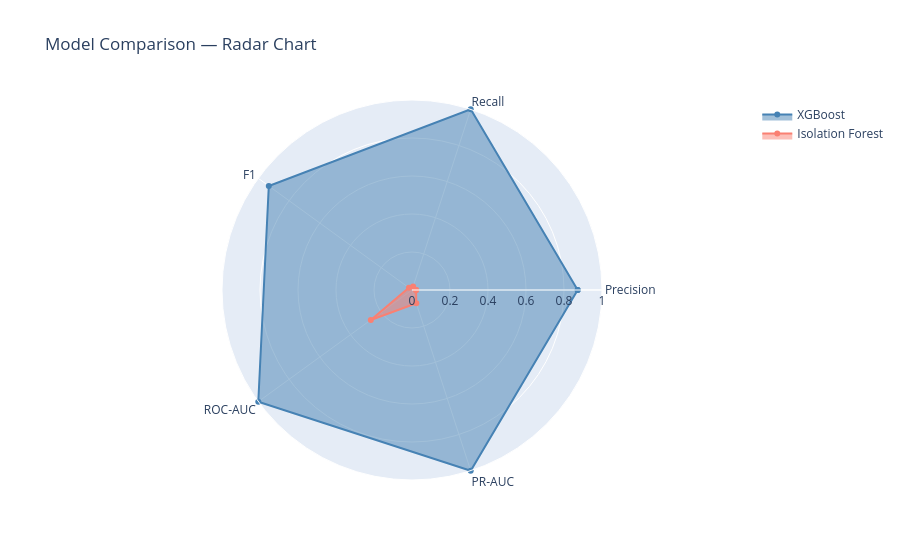

Source (notebook cell):
### Code cell
# ── 8.2  Radar chart (Plotly) ─────────────────────────────────────────────────
radar_metrics = ["Precision","Recall","F1","ROC-AUC","PR-AUC"]
xgb_vals = [float(comp_df.loc["XGBoost", m]) if not np.isnan(comp_df.loc["XGBoost", m]) else 0 for m in radar_metrics]
if_vals  = [float(comp_df.loc["Isolation Forest", m]) if not np.isnan(comp_df.loc["Isolation Forest", m]) else 0 for m in radar_metrics]

fig_radar = go.Figure()
fig_radar.add_trace(go.Scatterpolar(
    r=xgb_vals + [xgb_vals[0]], theta=radar_metrics + [radar_metrics[0]],
    fill="toself", name="XGBoost", line_color="steelblue",
))
fig_radar.add_trace(go.Scatterpolar(
    r=if_vals + [if_vals[0]], theta=radar_metrics + [radar_metrics[0]],
    fill="toself", name="Isolation Forest", line_color="salmon",
))
fig_radar.update_layout(
    polar=dict(radialaxis=dict(visible=True, range=[0, 1])),
    title="Model Comparison — Radar Chart",
    showlegend=True,
)
fig_radar.show()

### Figure 1 — Plotly figure (JSON) as saved in the notebook; plotly's stock layout.template omitted (floating-point values rounded to 4 significant figures)
{"data": [{"fill": "toself", "line": {"color": "steelblue"}, "name": "XGBoost", "r": [0.8719, 1, 0.9316, 1.0, 1.0, 0.8719], "theta": ["Precision", "Recall", "F1", "ROC-AUC", "PR-AUC", "Precision"], "type": "scatterpolar"}, {"fill": "toself", "line": {"color": "salmon"}, "name": "Isolation Forest", "r": [0.02166, 0.01875, 0.0201, 0.2681, 0.07334, 0.02166], "theta": ["Precision", "Recall", "F1", "ROC-AUC", "PR-AUC", "Precision"], "type": "scatterpolar"}], "layout": {"polar": {"radialaxis": {"range": [0, 1], "visible": true}}, "showlegend": true, "title": {"text": "Model Comparison — Radar Chart"}}}
